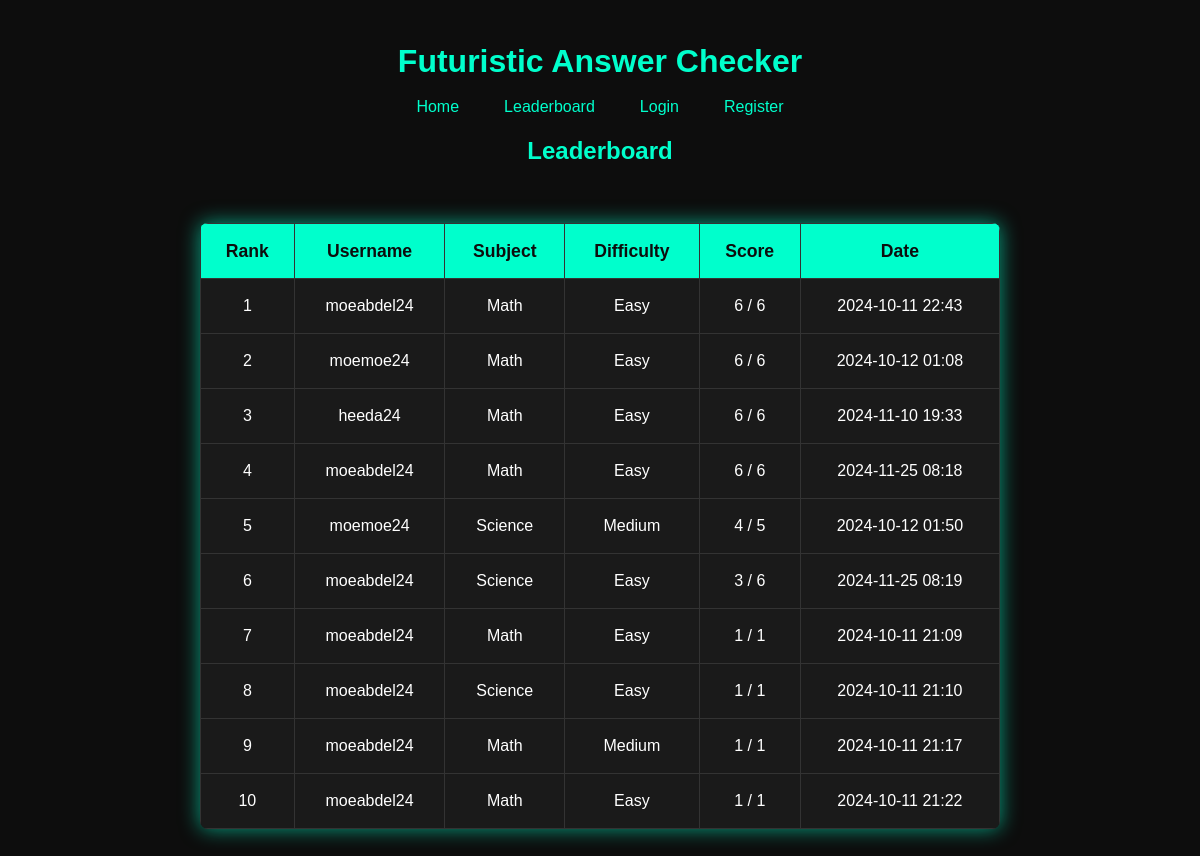
The page /leaderboard on the database as committed earlier.
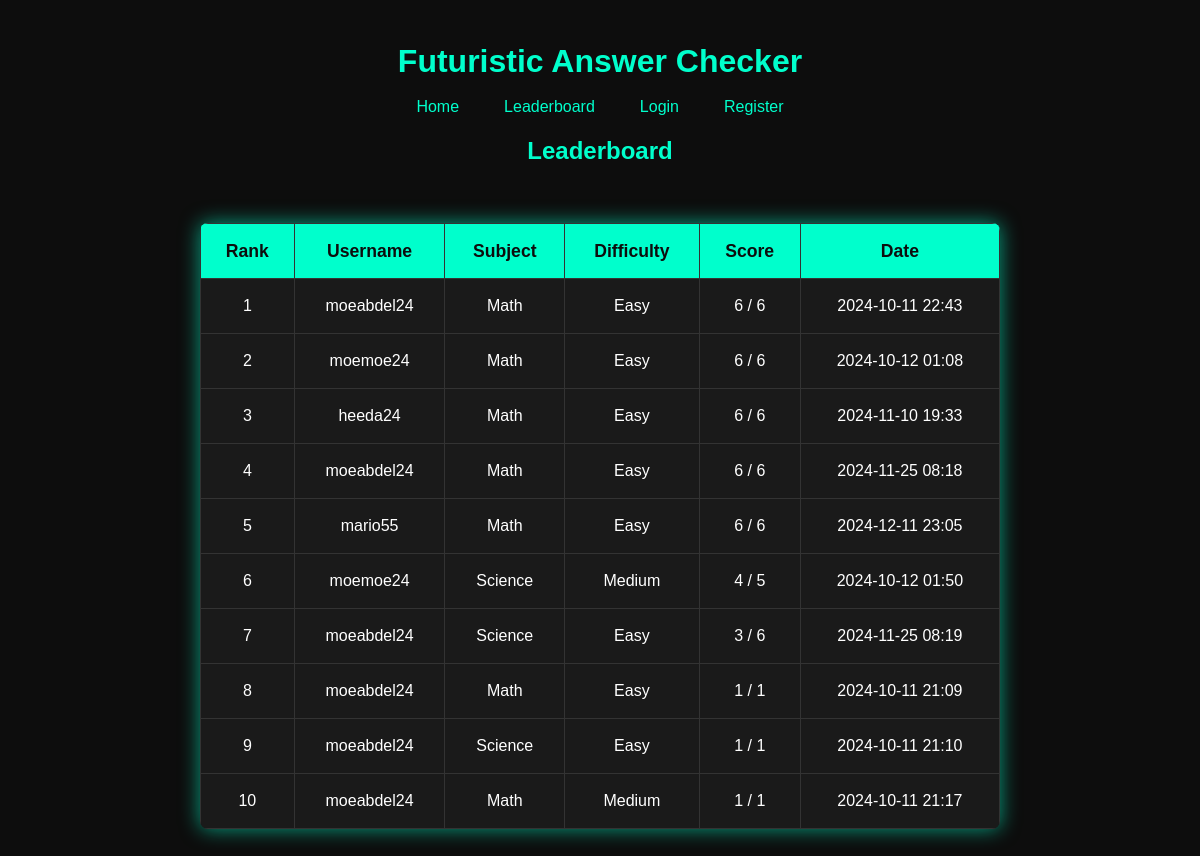
The same page on the database as committed later.
### models.py (models this page shows)
class QuizSession(db.Model):
    id = db.Column(db.Integer, primary_key=True)
    user_id = db.Column(db.Integer, db.ForeignKey('user.id'), nullable=False)
    subject = db.Column(db.String(50), nullable=False)
    difficulty = db.Column(db.String(10), nullable=False)
    score = db.Column(db.Integer)
    total_questions = db.Column(db.Integer)
    timestamp = db.Column(db.DateTime)

class User(db.Model):
    id = db.Column(db.Integer, primary_key=True)
    username = db.Column(db.String(50), unique=True, nullable=False)
    password = db.Column(db.String(200), nullable=False)
    quizzes = db.relationship('QuizSession', backref='user', lazy=True)

### app.py (the view)
@app.route('/leaderboard')
def leaderboard():
    leaderboard_data = QuizSession.query.order_by(QuizSession.score.desc()).limit(10).all()
    return render_template('leaderboard.html', leaderboard=leaderboard_data)

### templates/leaderboard.html
{% extends "base.html" %}
{% block content %}
    <h2>Leaderboard</h2>
    <div class="leaderboard-container">
        <table class="leaderboard-table">
            <thead>
                <tr>
                    <th>Rank</th>
                    <th>Username</th>
                    <th>Subject</th>
                    <th>Difficulty</th>
                    <th>Score</th>
                    <th>Date</th>
                </tr>
            </thead>
            <tbody>
                {% for entry in leaderboard %}
                <tr>
                    <td>{{ loop.index }}</td>
                    <td>{{ entry.user.username }}</td>
                    <td>{{ entry.subject.capitalize() }}</td>
                    <td>{{ entry.difficulty.capitalize() }}</td>
                    <td>{{ entry.score }} / {{ entry.total_questions }}</td>
                    <td>{{ entry.timestamp.strftime("%Y-%m-%d %H:%M") }}</td>
                </tr>
                {% endfor %}
            </tbody>
        </table>
    </div>
{% endblock %}

### templates/base.html (shortened to what this page needs)
<!DOCTYPE html>
<html lang="en">
<head>
    <link rel="stylesheet" href="{{ url_for('static', filename='css/style.css') }}">
</head>
<body>
    <header>
        <h1>Futuristic Answer Checker</h1>
        <nav>
            <ul class="nav-links">
                <li><a href="{{ url_for('index') }}">Home</a></li>
                <li><a href="{{ url_for('leaderboard') }}">Leaderboard</a></li>
                {% if session.get('user_id') %}
                    <li><a href="{{ url_for('profile') }}">Profile</a></li>
                    <li><a href="{{ url_for('logout') }}">Logout</a></li>
                {% else %}
                    <li><a href="{{ url_for('login') }}">Login</a></li>
                    <li><a href="{{ url_for('register') }}">Register</a></li>
                {% endif %}
            </ul>
        </nav>
    </header>
    <main>
        {% block content %}{% endblock %}
    </main>
</body>
</html>

### static/css/style.css (style rules this page uses)
body { background-color: #0d0d0d; color: #00ffcc; font-family: 'Orbitron', sans-serif; text-align: center; padding: 20px; line-height: 1.5em; }
header { margin-bottom: 20px; }
nav { margin-bottom: 15px; }
.nav-links { list-style-type: none; padding: 0; margin: 0; display: flex; justify-content: center; gap: 15px; }
.nav-links li { display: inline; }
.nav-links a { text-decoration: none; color: #00ffcc; padding: 10px 15px; transition: background-color 0.3s, color 0.3s; border-radius: 5px; }
.leaderboard-container { display: flex; justify-content: center; margin: 40px auto; max-width: 90%; }
.leaderboard-table { width: 100%; max-width: 800px; border-collapse: collapse; background-color: #1a1a1a; box-shadow: 0px 0px 20px rgba(0, 255, 204, 0.6); border-radius: 8px; overflow: hidden; }
.leaderboard-table thead { background-color: #00ffcc; color: #0d0d0d; }
.leaderboard-table th, .leaderboard-table td { padding: 15px; text-align: center; border-bottom: 1px solid #333; }
.leaderboard-table th { font-weight: bold; font-size: 1.1em; }
.leaderboard-table td { color: #ffffff; font-size: 1em; }
table { width: 80%; margin: 20px auto; border-collapse: collapse; background-color: #1a1a1a; box-shadow: 0px 0px 20px rgba(0, 255, 204, 0.6); }
table th, table td { padding: 15px; border: 1px solid #333; }
table th { background-color: #00ffcc; color: #0d0d0d; font-weight: bold; }
table td { color: #ffffff; }

Rows that differ between the two databases and show on the page:
no longer on this page (row unchanged): QuizSession: user.username "moeabdel24", subject "Math", difficulty "Easy", score "1", total_questions "1", timestamp "2024-10-11 21:22"
added QuizSession: user.username "mario55", subject "Math", difficulty "Easy", score "6", total_questions "6", timestamp "2024-12-11 23:05"
